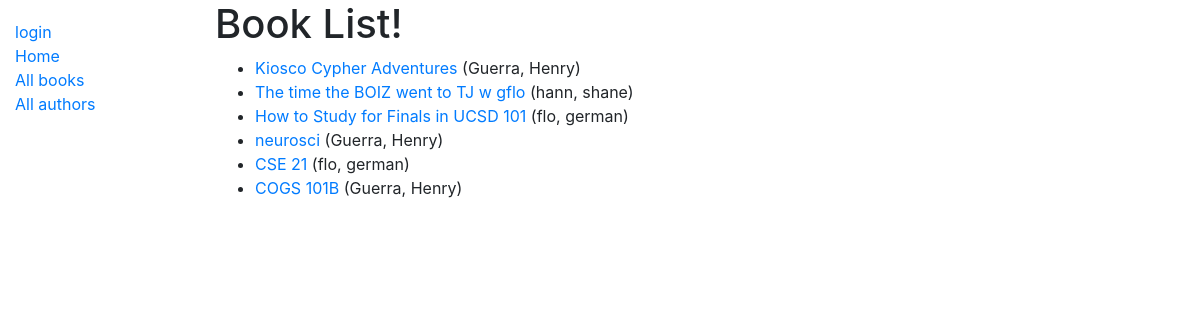
/catalog/books/, run on the app's committed database.
### catalog/models.py (models this page shows, shortened)
class Book(models.Model):
    title = models.CharField(max_length=200)
    author = models.ForeignKey('Author', on_delete=models.SET_NULL, null=True)
    summary = models.TextField(max_length=1000, help_text='enter author summary')
    isbn = models.CharField('ISBN', max_length=13)
    genre = models.ManyToManyField(Genre, help_text='select genre for this book')
    def get_absolute_url(self):
        return reverse('book-detail', args=[str(self.id)])

class Author(models.Model):
    firstName = models.CharField(max_length = 100)
    lastName = models.CharField(max_length = 100)
    dateOfBirth = models.DateField(null = True, blank = True)
    dateOfDeath = models.DateField('Died', null = True, blank = True)
    class Meta:
        ordering = ['lastName', 'firstName']
    def __str__(self):
        return f'{self.lastName}, {self.firstName}'

### catalog/views.py (the view)
# urls.py: path('books/', views.BookListView.as_view(), name='books'),
class BookListView(generic.ListView):
    model = Book
    paginate_by = 10

### catalog/templates/catalog/book_list.html
{% extends "base_generic.html" %}
{% block content %}
    <h1>Book List!</h1>
    {% if book_list %}
        <ul>
            {% for book in book_list %}
                <li>
                    <a href="{{ book.get_absolute_url }}"> {{ book.title }} </a> ({{ book.author }})
                </li>
            {% endfor %}
        </ul>
    {% else %}
        <p> no books in the database!! </p>
    {% endif %}
{% endblock content %}

### catalog/templates/base_generic.html (shortened to what this page needs)
<!doctype html>
<html lang="en">
<head>
  <link rel="stylesheet" href="https://stackpath.bootstrapcdn.com/bootstrap/4.1.3/css/bootstrap.min.css">
  {% load static %}
  <link rel="stylesheet" href="{% static 'css/styles.css' %}">
</head>
<body>
  <div class="container-fluid">
    <div class="row">
      <div class="col-sm-2">
      {% block sidebar %}
        <ul class="sidebar-nav">
          {% if user.is_authenticated %}
            <li> User: {{ user.get_username }} </li>
            <li><a href="{% url 'my-borrowed' %}">My Borrowed</a></li>
            <li><a href="{% url 'logout' %}?next={{request.path}}">logout</a></li>
          {% else %}
            <li><a href="{% url 'login' %}?next={{request.path}}">login</a></li>
          {% endif %}
          <li><a href="{% url 'index' %}">Home</a></li>
          <li><a href="{% url 'books' %}">All books</a></li>
          <li><a href="">All authors</a></li>
        </ul>
     {% endblock %}
      </div>
      <div class="col-sm-10 ">{% block content %}{% endblock %}
      </div>
    </div>
  </div>
</body>
</html>

### catalog/static/css/styles.css (style rules this page uses)
.sidebar-nav { margin-top: 20px; padding: 0; list-style: none; }

### data on the page
Book: title "Kiosco Cypher Adventures", author "Guerra, Henry"
Book: title "The time the BOIZ went to TJ w gflo", author "hann, shane"
Book: title "How to Study for Finals in UCSD 101", author "flo, german"
Book: title "neurosci", author "Guerra, Henry"
Book: title "CSE 21", author "flo, german"
Book: title "COGS 101B", author "Guerra, Henry"
